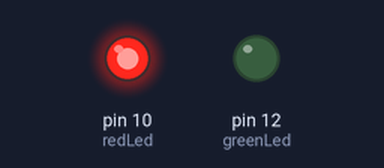
Simulated run of this sketch. Board: Arduino Uno, built with avr-gcc and run on an emulated ATmega328P. On the bench: output pins drawn as LEDs (lit = HIGH).

Above: at 1.5 s.
At 3.7 s:
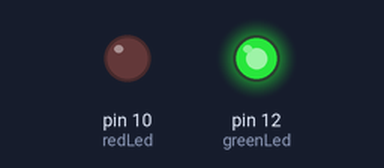
At 4.92 s:
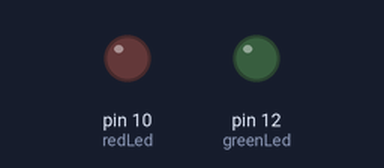
Timing chart, 0 to 6.5 s (numbered marks = the images above):
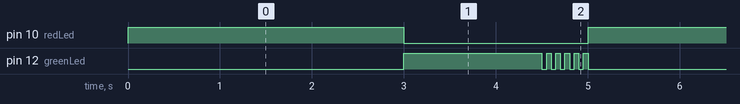

The sketch:

iot_1_9_3.ino
```cpp
int redLed = 10;
int greenLed = 12
;
void setup(){
  pinMode(redLed, OUTPUT);
  pinMode(greenLed, OUTPUT);
  digitalWrite(redLed, LOW);
  digitalWrite(greenLed, LOW);
}

void loop() {
  digitalWrite(redLed, HIGH);
  digitalWrite(greenLed, LOW);
  delay(3000);
  digitalWrite(redLed, LOW);
  digitalWrite(greenLed, HIGH);
  delay(1500);
  for(int i=0; i<5; i++) {
    digitalWrite(greenLed, LOW);
    delay(50);
    digitalWrite(greenLed, HIGH);
    delay(50);
  }
}
```

Measured:
- by itself, pin 10 (redLed): alternates HIGH for 3.0 s and LOW for 2.0 s
- by itself, pin 12 (greenLed): repeats every 5.0 s: 5 × (LOW 0.05 s, HIGH 0.05 s), LOW 3.0 s, HIGH 1.5 s
- by itself, everything shown: repeats every 5.0 s, in 12 steps
